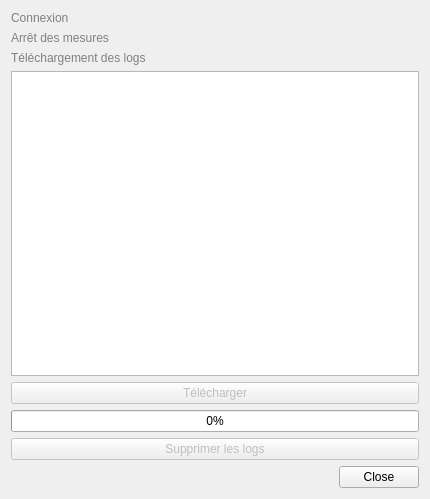
<?xml version="1.0" encoding="UTF-8"?>
<ui version="4.0">
 <class>Dialog_download</class>
 <widget class="QDialog" name="Dialog_download">
  <property name="geometry">
   <rect>
    <x>0</x>
    <y>0</y>
    <width>430</width>
    <height>499</height>
   </rect>
  </property>
  <property name="windowTitle">
   <string>Téléchargement boitier</string>
  </property>
  <layout class="QVBoxLayout" name="verticalLayout">
   <item>
    <widget class="QLabel" name="label_connexion">
     <property name="styleSheet">
      <string notr="true">color: gray</string>
     </property>
     <property name="text">
      <string>Connexion</string>
     </property>
    </widget>
   </item>
   <item>
    <widget class="QLabel" name="label_stop_software">
     <property name="styleSheet">
      <string notr="true">color: gray</string>
     </property>
     <property name="text">
      <string>Arrêt des mesures</string>
     </property>
    </widget>
   </item>
   <item>
    <widget class="QLabel" name="label_download_log_list">
     <property name="styleSheet">
      <string notr="true">color: gray</string>
     </property>
     <property name="text">
      <string>Téléchargement des logs</string>
     </property>
    </widget>
   </item>
   <item>
    <widget class="QListWidget" name="listWidget_logs">
     <property name="selectionMode">
      <enum>QAbstractItemView::MultiSelection</enum>
     </property>
    </widget>
   </item>
   <item>
    <widget class="QPushButton" name="pushButton_download">
     <property name="enabled">
      <bool>false</bool>
     </property>
     <property name="text">
      <string>Télécharger</string>
     </property>
    </widget>
   </item>
   <item>
    <widget class="QProgressBar" name="progressBar">
     <property name="value">
      <number>0</number>
     </property>
     <property name="format">
      <string>%p%</string>
     </property>
    </widget>
   </item>
   <item>
    <widget class="QPushButton" name="pushButton_delete_log">
     <property name="enabled">
      <bool>false</bool>
     </property>
     <property name="text">
      <string>Supprimer les logs</string>
     </property>
    </widget>
   </item>
   <item>
    <widget class="QDialogButtonBox" name="buttonBox">
     <property name="standardButtons">
      <set>QDialogButtonBox::Close</set>
     </property>
    </widget>
   </item>
  </layout>
 </widget>
 <resources/>
 <connections/>
</ui>
